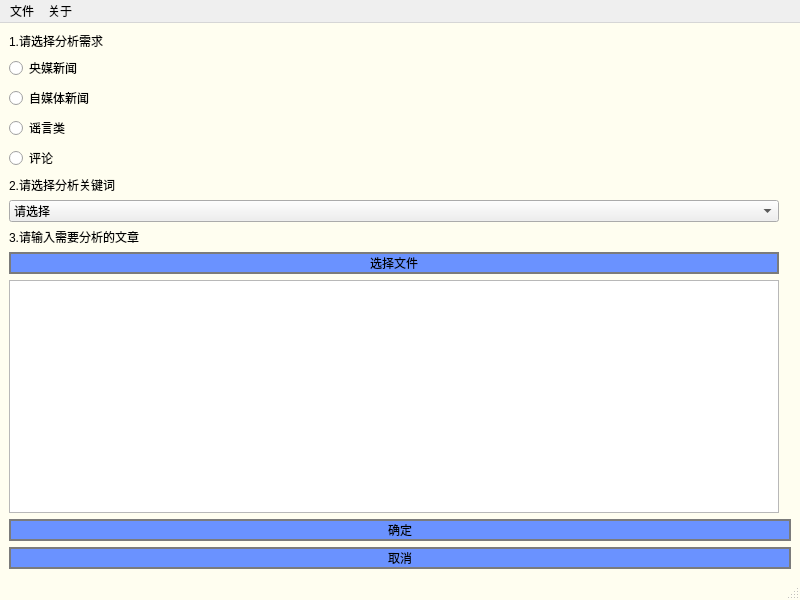
<?xml version="1.0" encoding="UTF-8"?>
<ui version="4.0">
 <class>MainWindow</class>
 <widget class="QMainWindow" name="MainWindow">
  <property name="geometry">
   <rect>
    <x>0</x>
    <y>0</y>
    <width>800</width>
    <height>600</height>
   </rect>
  </property>
  <property name="windowTitle">
   <string>QAQ</string>
  </property>
  <property name="styleSheet">
   <string notr="true">QMainWindow{
	background-color: rgb(255, 254, 240);
	border-image: url(:/picture/back.jpg);
}

QLineEdit{

	border:3px solid#7b7b7b;
	border-radius:5px;
	background-color:#fffef0
}

QPushButton{
	border:2px solid#7b7b7b;
	border-radius:15px;
	background-color:#6a92ff;
	
	font: 10 15pt &quot;字魂17号-萌趣果冻体&quot;;
}

QPushButton:hover{
	background-color:#aa92ff
}
QPushButton:pressed{
	background-color:#FF90ff
}
</string>
  </property>
  <widget class="QWidget" name="centralwidget">
   <layout class="QGridLayout" name="gridLayout">
    <item row="6" column="0">
     <widget class="QComboBox" name="comboBox">
      <property name="styleSheet">
       <string notr="true">font: 9pt &quot;黑体&quot;;
</string>
      </property>
      <item>
       <property name="text">
        <string>请选择</string>
       </property>
      </item>
      <item>
       <property name="text">
        <string>高兴
</string>
       </property>
      </item>
      <item>
       <property name="text">
        <string>愤怒
</string>
       </property>
      </item>
      <item>
       <property name="text">
        <string>恐惧
</string>
       </property>
      </item>
      <item>
       <property name="text">
        <string>悲哀
</string>
       </property>
      </item>
      <item>
       <property name="text">
        <string>着急
</string>
       </property>
      </item>
      <item>
       <property name="text">
        <string>喜爱
</string>
       </property>
      </item>
      <item>
       <property name="text">
        <string>怨恨
</string>
       </property>
      </item>
      <item>
       <property name="text">
        <string>烦闷
</string>
       </property>
      </item>
      <item>
       <property name="text">
        <string>忧愁
</string>
       </property>
      </item>
      <item>
       <property name="text">
        <string>抑郁
</string>
       </property>
      </item>
      <item>
       <property name="text">
        <string>自豪
</string>
       </property>
      </item>
      <item>
       <property name="text">
        <string>委屈
</string>
       </property>
      </item>
      <item>
       <property name="text">
        <string>羞愧
</string>
       </property>
      </item>
      <item>
       <property name="text">
        <string>懊悔
</string>
       </property>
      </item>
      <item>
       <property name="text">
        <string>惊奇
</string>
       </property>
      </item>
      <item>
       <property name="text">
        <string>警觉
</string>
       </property>
      </item>
      <item>
       <property name="text">
        <string>疑惑
</string>
       </property>
      </item>
      <item>
       <property name="text">
        <string>同情
</string>
       </property>
      </item>
      <item>
       <property name="text">
        <string>满意
</string>
       </property>
      </item>
      <item>
       <property name="text">
        <string>敬佩
</string>
       </property>
      </item>
      <item>
       <property name="text">
        <string>感激
</string>
       </property>
      </item>
      <item>
       <property name="text">
        <string>思念
</string>
       </property>
      </item>
      <item>
       <property name="text">
        <string>轻蔑
</string>
       </property>
      </item>
      <item>
       <property name="text">
        <string>期望
</string>
       </property>
      </item>
      <item>
       <property name="text">
        <string>失望
</string>
       </property>
      </item>
      <item>
       <property name="text">
        <string>孤独
</string>
       </property>
      </item>
      <item>
       <property name="text">
        <string>平静
</string>
       </property>
      </item>
      <item>
       <property name="text">
        <string>高昂
</string>
       </property>
      </item>
      <item>
       <property name="text">
        <string>低落
</string>
       </property>
      </item>
      <item>
       <property name="text">
        <string>无奈
</string>
       </property>
      </item>
     </widget>
    </item>
    <item row="8" column="0">
     <widget class="QPushButton" name="pushButton_3">
      <property name="text">
       <string>选择文件</string>
      </property>
     </widget>
    </item>
    <item row="9" column="0">
     <widget class="QTextEdit" name="textEdit"/>
    </item>
    <item row="0" column="0">
     <widget class="QLabel" name="label">
      <property name="styleSheet">
       <string notr="true">font: 13pt &quot;方正舒体&quot;;</string>
      </property>
      <property name="text">
       <string>1.请选择分析需求</string>
      </property>
     </widget>
    </item>
    <item row="7" column="0">
     <widget class="QLabel" name="label_3">
      <property name="styleSheet">
       <string notr="true">font: 13pt &quot;方正舒体&quot;;</string>
      </property>
      <property name="text">
       <string>3.请输入需要分析的文章</string>
      </property>
     </widget>
    </item>
    <item row="1" column="0">
     <widget class="QRadioButton" name="radioButton">
      <property name="minimumSize">
       <size>
        <width>91</width>
        <height>0</height>
       </size>
      </property>
      <property name="styleSheet">
       <string notr="true">font: 10pt &quot;微软雅黑&quot;;</string>
      </property>
      <property name="text">
       <string>央媒新闻</string>
      </property>
     </widget>
    </item>
    <item row="3" column="0">
     <widget class="QRadioButton" name="radioButton_3">
      <property name="styleSheet">
       <string notr="true">font: 10pt &quot;微软雅黑&quot;;</string>
      </property>
      <property name="text">
       <string>谣言类</string>
      </property>
     </widget>
    </item>
    <item row="5" column="0">
     <widget class="QLabel" name="label_2">
      <property name="styleSheet">
       <string notr="true">font: 13pt &quot;方正舒体&quot;;</string>
      </property>
      <property name="text">
       <string>2.请选择分析关键词</string>
      </property>
     </widget>
    </item>
    <item row="2" column="0">
     <widget class="QRadioButton" name="radioButton_2">
      <property name="styleSheet">
       <string notr="true">font: 10pt &quot;微软雅黑&quot;;</string>
      </property>
      <property name="text">
       <string>自媒体新闻</string>
      </property>
     </widget>
    </item>
    <item row="4" column="0">
     <widget class="QRadioButton" name="radioButton_4">
      <property name="styleSheet">
       <string notr="true">font: 10pt &quot;微软雅黑&quot;;</string>
      </property>
      <property name="text">
       <string>评论</string>
      </property>
     </widget>
    </item>
    <item row="11" column="0" colspan="3">
     <widget class="QPushButton" name="pushButton">
      <property name="styleSheet">
       <string notr="true">QMainWindow{
	background-color: rgb(255, 254, 240);
	border-image: url(:/new/prefix1/back.jpg);
}

QLineEdit{

	border:2px solid#7b7b7b;
	border-radius:15px;
	background-color:#fffef0
}

QPushButton{
	border:2px solid#7b7b7b;
	border-radius:15px;
	background-color:#6a92ff;
	
	
	font: 15 16pt &quot;字魂17号-萌趣果冻体&quot;;
}

QPushButton:hover{
	background-color:#aa92ff
}
QPushButton:pressed{
	background-color:#FF90ff
}
</string>
      </property>
      <property name="text">
       <string>确定</string>
      </property>
     </widget>
    </item>
    <item row="12" column="0" colspan="3">
     <widget class="QPushButton" name="pushButton_2">
      <property name="text">
       <string>取消</string>
      </property>
     </widget>
    </item>
   </layout>
  </widget>
  <widget class="QMenuBar" name="menubar">
   <property name="geometry">
    <rect>
     <x>0</x>
     <y>0</y>
     <width>800</width>
     <height>26</height>
    </rect>
   </property>
   <widget class="QMenu" name="menu">
    <property name="title">
     <string>文件</string>
    </property>
    <addaction name="action"/>
   </widget>
   <widget class="QMenu" name="menu_2">
    <property name="title">
     <string>关于</string>
    </property>
    <addaction name="action_2"/>
   </widget>
   <addaction name="menu"/>
   <addaction name="menu_2"/>
  </widget>
  <widget class="QStatusBar" name="statusbar"/>
  <action name="action">
   <property name="text">
    <string>打开</string>
   </property>
  </action>
  <action name="action_2">
   <property name="text">
    <string>关于我们</string>
   </property>
  </action>
 </widget>
 <resources/>
 <connections/>
</ui>
